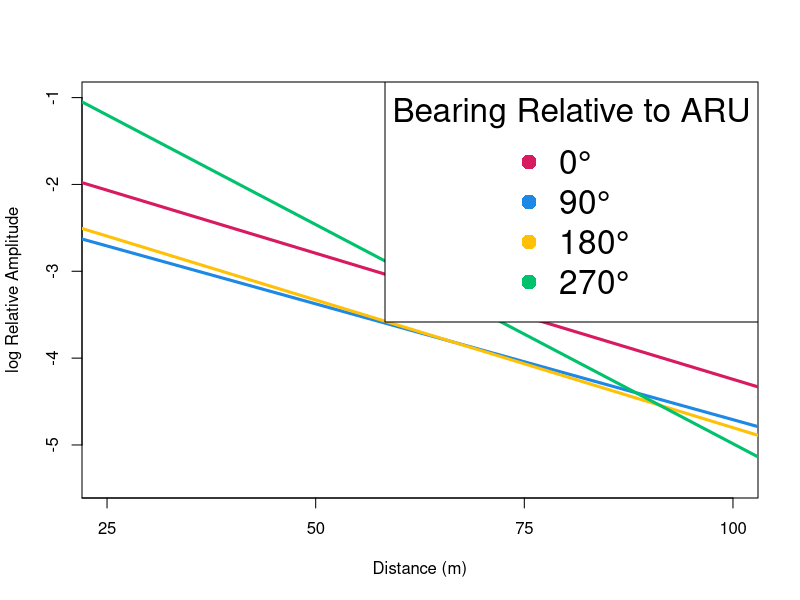
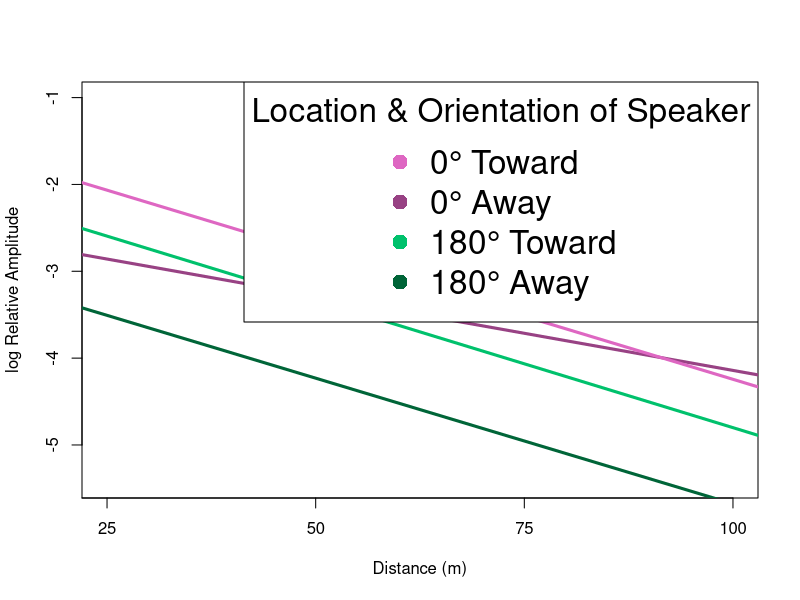

Write R code to recreate these figures, in order.
#########################################
###### Forest Acoustics Analysis   ######
###### Amelia Milano               ######
###### Last update: 4/20/2023      ######
#########################################

library(dplyr)
library(tidyverse)

# read in table
analysis_table <- read.csv("data/analysis_table.csv")

# subset AF data
AF <- analysis_table %>%
  filter(species == "AF", vol == "100")

# set relative amp as numeric
AF$relative.amp <- as.numeric(AF$relative.amp)
AF$distance_m <- as.numeric(AF$distance_m)

# Directions (0 degrees, 90 degrees, 180 degrees, )

AF_0 <- AF %>%
  filter(relative_dir == "N")

AF_0T <- AF %>%
  filter(relative_dir == "N", TA == "T")

AF_0A <- AF %>%
  filter(relative_dir == "N", TA == "A")

AF_90W <- AF %>%
  filter(relative_dir == "W", TA == "T")

AF_90E <- AF %>%
  filter(relative_dir == "E", TA == "T")

AF_180T <- AF %>%
  filter(relative_dir == "S", TA == "T")

AF_180A <- AF %>%
  filter(relative_dir == "S", TA == "A")

# Directional & dist lm
AFdistMod = lm(log(relative.amp) ~ distance_m, data = AF)
AF0distMod = lm(log(relative.amp) ~ distance_m, data = AF_0T)
AF270distMod = lm(log(relative.amp) ~ distance_m, data = AF_90W)
AF90EdistMod = lm(log(relative.amp) ~ distance_m, data = AF_90E)
AF180distMod = lm(log(relative.amp) ~ distance_m, data = AF_180T)

# Plot

colors_dir <- c("#D81B60", "#1E88E5", "#FFC107", "#00C16C")

plot(AF$distance_m, log(AF$relative.amp), col="white",lty="dotted", pch = 16, cex = 1.7,
     ylab = "log Relative Amplitude", xlab = "Distance (m)", xaxp = c(0, 100, 4))
abline(AF0distMod, lwd = 3, col = colors_dir[1])
abline(AF90EdistMod, lwd = 3, col = colors_dir[2])
abline(AF180distMod, lwd = 3, col = colors_dir[3])
abline(AF270distMod, lwd = 3, col = colors_dir[4])
legend("topright", legend = c("0°", "90°", "180°", "270°"), pch = 16, cex = 2, col = colors_dir[1:4], title = "Bearing Relative to ARU")



#### Toward and Away

colorsTA = c("#DE67C2", "#984284", "#00C16C", "#006538")

AF0AdistMod = lm(log(relative.amp) ~ distance_m, data = AF_0A)
AF0TdistMod = lm(log(relative.amp) ~ distance_m, data = AF_0T)
AF180AdistMod = lm(log(relative.amp) ~ distance_m, data = AF_180A)
AF180TdistMod = lm(log(relative.amp) ~ distance_m, data = AF_180T)

plot(AF$distance_m, log(AF$relative.amp), col="white",lty="dotted", pch = 16, cex = 1.7,
     ylab = "log Relative Amplitude", xlab = "Distance (m)", xaxp = c(0, 100, 4))
abline(AF0AdistMod, lwd = 3, col = colorsTA[2])
abline(AF0TdistMod, lwd = 3, col = colorsTA[1])
abline(AF180AdistMod, lwd = 3, col = colorsTA[4])
abline(AF180TdistMod, lwd = 3, col = colorsTA[3])
legend("topright", legend = c("0° Toward", "0° Away", "180° Toward", "180° Away"), pch = 16, cex = 2, col = colorsTA[1:4], title = "Location & Orientation of Speaker")
